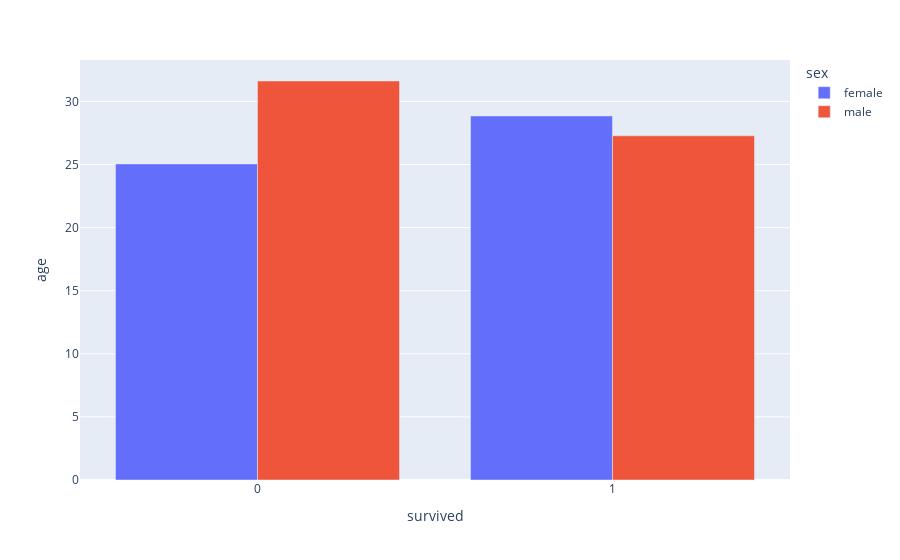

Write notebook code for a chart like this one.
### Code cell
px.bar (data_frame=dff,x='survived',y='age', barmode='group', color = 'sex')

### Figure 1 — Plotly figure (JSON) as saved in the notebook; plotly's stock layout.template omitted (floating-point values rounded to 4 significant figures)
{"data": [{"alignmentgroup": "True", "hovertemplate": "sex=female<br>survived=%{x}<br>age=%{y}<extra></extra>", "legendgroup": "female", "marker": {"color": "#636efa", "pattern": {"shape": ""}}, "name": "female", "offsetgroup": "female", "orientation": "v", "showlegend": true, "textposition": "auto", "type": "bar", "x": [0, 1], "xaxis": "x", "y": [25.05, 28.85], "yaxis": "y"}, {"alignmentgroup": "True", "hovertemplate": "sex=male<br>survived=%{x}<br>age=%{y}<extra></extra>", "legendgroup": "male", "marker": {"color": "#EF553B", "pattern": {"shape": ""}}, "name": "male", "offsetgroup": "male", "orientation": "v", "showlegend": true, "textposition": "auto", "type": "bar", "x": [0, 1], "xaxis": "x", "y": [31.62, 27.28], "yaxis": "y"}], "layout": {"autosize": true, "barmode": "group", "legend": {"title": {"text": "sex"}, "tracegroupgap": 0}, "margin": {"t": 60}, "xaxis": {"anchor": "y", "autorange": true, "domain": [0, 1], "range": [-0.5, 1.5], "title": {"text": "survived"}, "type": "linear"}, "yaxis": {"anchor": "x", "autorange": true, "domain": [0, 1], "range": [0, 33.28], "title": {"text": "age"}, "type": "linear"}}}
